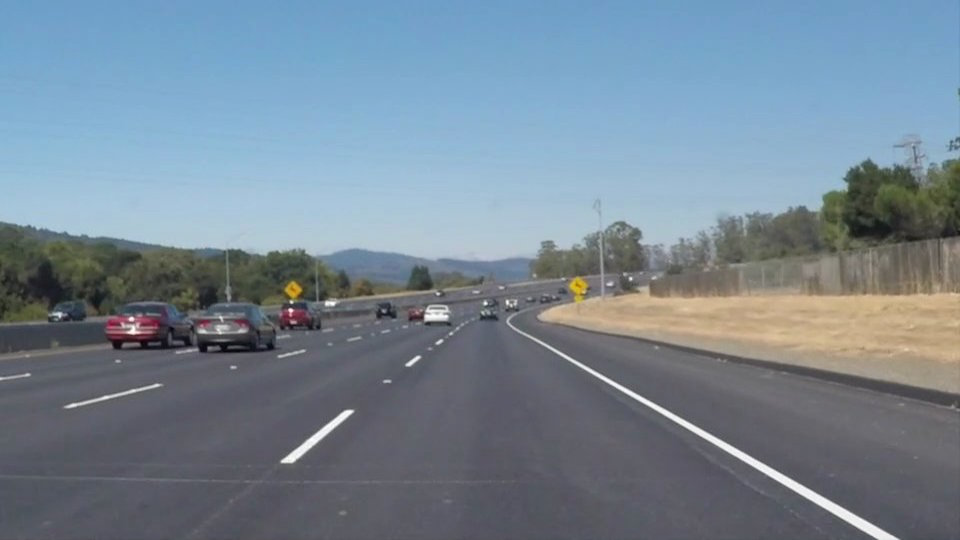
#> input picture OpenCV 09일차/실습/img/img19.png, 960 x 540 px
$ python opencv_64.py   (older library calls are emulated)
#> lines starting #> are read from the running program, lines starting #| are printed output that depends on the picture
import cv2
import pickle
import numpy as np

img_src = cv2.imread('img/img19.png', cv2.IMREAD_COLOR)
#> img_src is the input picture: shape (540, 960, 3); mean B, G, R 148.1, 134.5, 118.5

def undistort(img, cal_dir='output/output3/wide_dist_pickle.p'):
    # cv2.imwrite('camera_cal/test_cal.jpg', dst)
#> called with cal_dir = 'output/output3/wide_dist_pickle.p'
    with open(cal_dir, mode='rb') as f:
#> (reads OpenCV 09일차/실습/output/output3/wide_dist_pickle.p from the repository)
        file = pickle.load(f)
    mtx = file['mtx']
    dist = file['dist']
    dst = cv2.undistort(img, mtx, dist, None, mtx)

    return dst

# 왜곡 보정
img_undist = undistort(img_src)

img_gray = cv2.cvtColor(img_undist, cv2.COLOR_BGR2GRAY)
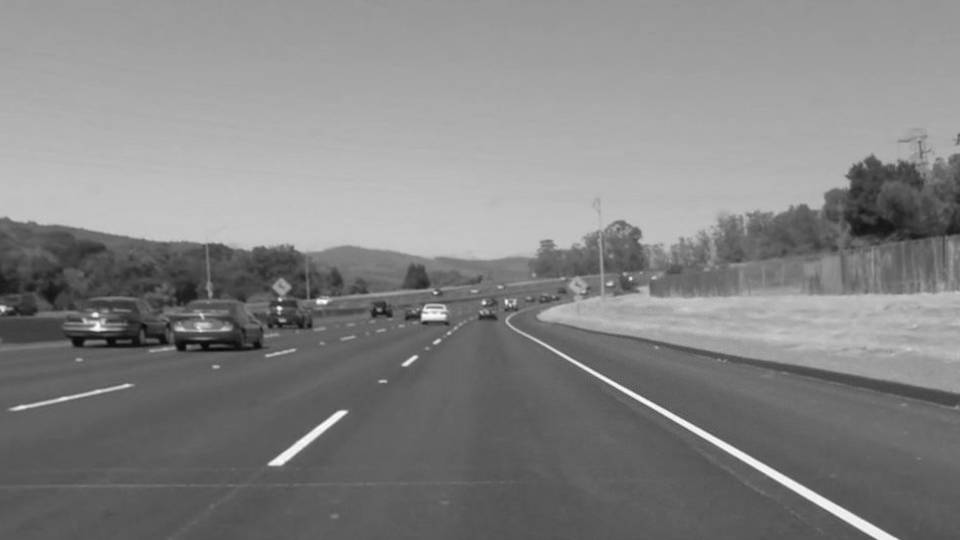
#> img_gray: shape (540, 960); min 6, max 253, mean 131.9
img_grays = cv2.cvtColor(img_gray, cv2.COLOR_GRAY2BGR)

# BGR -> HSL 변환
img_hls = cv2.cvtColor(img_undist, cv2.COLOR_BGR2HLS)
#> img_hls: shape (540, 960, 3); mean of channels 0, 1, 2 98, 134.1, 57.1

img_hls_h, img_hls_l, img_hls_s = cv2.split(img_hls)
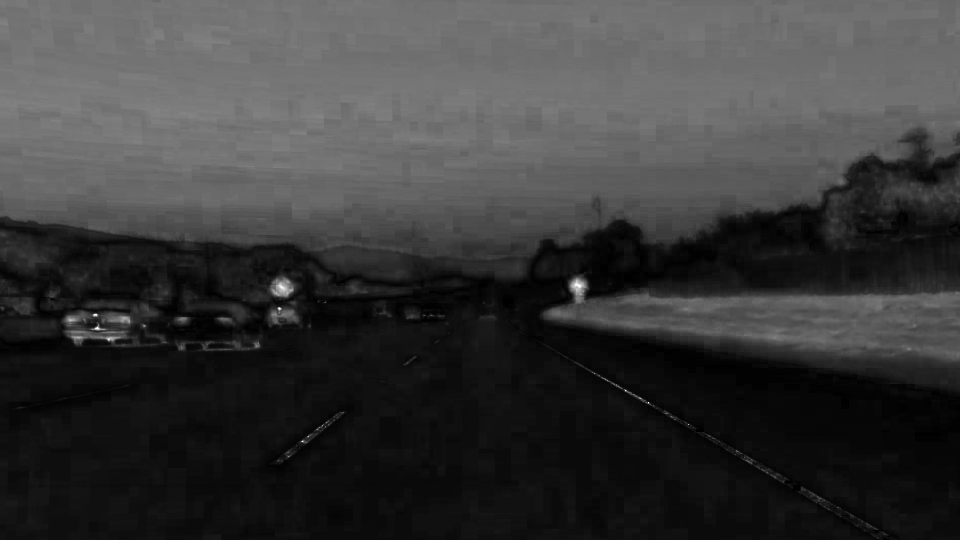
#> img_hls_s: shape (540, 960); min 0, max 255, mean 57.1
img_hls_hs = cv2.merge((img_hls_h, img_hls_h, img_hls_h))
#> img_hls_hs: shape (540, 960, 3); mean of channels 0, 1, 2 98, 98, 98
img_hls_ls = cv2.merge((img_hls_l, img_hls_l, img_hls_l))
#> img_hls_ls: shape (540, 960, 3); mean of channels 0, 1, 2 134.1, 134.1, 134.1
img_hls_ss = cv2.merge((img_hls_s, img_hls_s, img_hls_s))
#> img_hls_ss: shape (540, 960, 3); mean of channels 0, 1, 2 57.1, 57.1, 57.1

#  소벨 필터 적용
img_sobel_x = cv2.Sobel(img_hls_l, cv2.CV_64F, 1, 1)
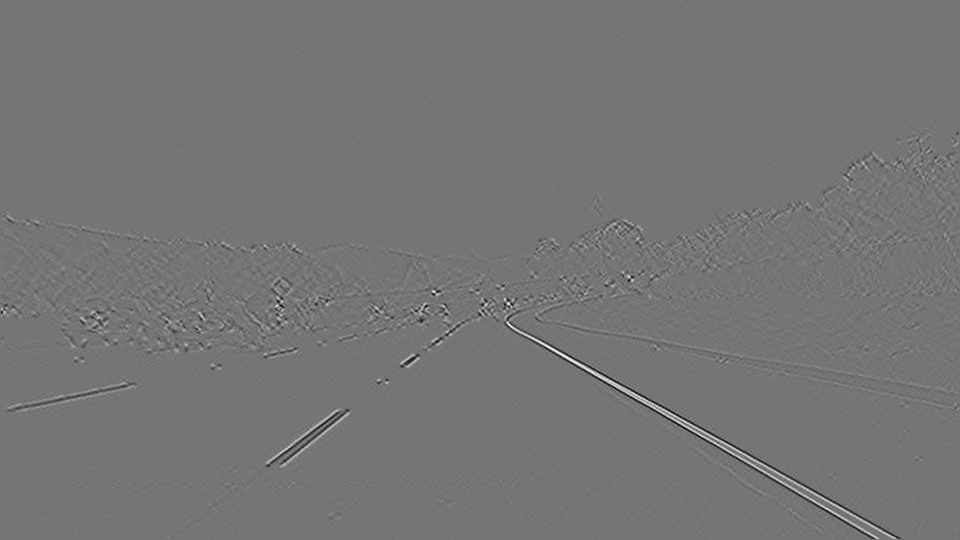
#> img_sobel_x: shape (540, 960) float64; min -94, max 110, mean 0; drawn with min black and max white
img_sobel_xs = cv2.merge((img_sobel_x, img_sobel_x, img_sobel_x))
#> img_sobel_xs: shape (540, 960, 3) float64; mean of channels 0, 1, 2 0, 0, 0

img_sobel_x_abs = abs(img_sobel_x)
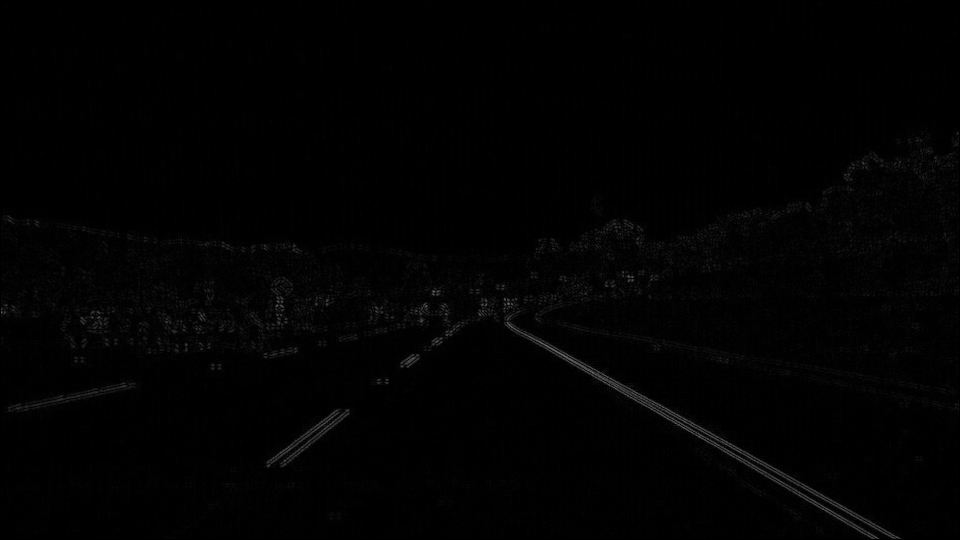
#> img_sobel_x_abs: shape (540, 960) float64; min 0, max 110, mean 2
img_sobel_x_abss = cv2.merge((img_sobel_x_abs, img_sobel_x_abs, img_sobel_x_abs))
#> img_sobel_x_abss: shape (540, 960, 3) float64; mean of channels 0, 1, 2 2, 2, 2

img_sobel_scaled = np.uint8(img_sobel_x_abs * 255 / np.max(img_sobel_x_abs))
img_sobel_scaleds = cv2.merge((img_sobel_scaled, img_sobel_scaled, img_sobel_scaled))
#> img_sobel_scaleds: shape (540, 960, 3); mean of channels 0, 1, 2 4.5, 4.5, 4.5

sx_threshold = (15, 255)
sx_binary = np.zeros_like(img_sobel_scaled)
sx_binary[(img_sobel_scaled >= sx_threshold[0]) & (img_sobel_scaled <= sx_threshold[1])] = 255
sx_binarys = cv2.merge((sx_binary, sx_binary, sx_binary))

s_threshold = (100, 255)
s_binary = np.zeros_like(img_hls_s)
s_binary[(img_hls_s >= s_threshold[0]) & (img_hls_s <= s_threshold[1])] = 255
s_binarys = cv2.merge((s_binary, s_binary, s_binary))

img_binary_added = cv2.addWeighted(sx_binary, 1.0, s_binary, 1.0, 0)
img_binary_addeds = cv2.merge((img_binary_added, img_binary_added, img_binary_added))

height, width = img_binary_added.shape[:2]

dst_size = (width, height)
src = np.float32([(0.43, 0.65), (0.58, 0.65),(0.1, 1), (1, 1)])
dst = np.float32([(0, 0), (1, 0), (0, 1), (1, 1)])
src = src * np.float32((width, height))
dst = dst * np.float32(dst_size)

M = cv2.getPerspectiveTransform(src, dst)
img_warp = cv2.warpPerspective(img_binary_added, M, dst_size)
img_warps = cv2.merge((img_warp, img_warp, img_warp))

cont = cv2.hconcat([img_src, img_undist, img_grays, img_hls])
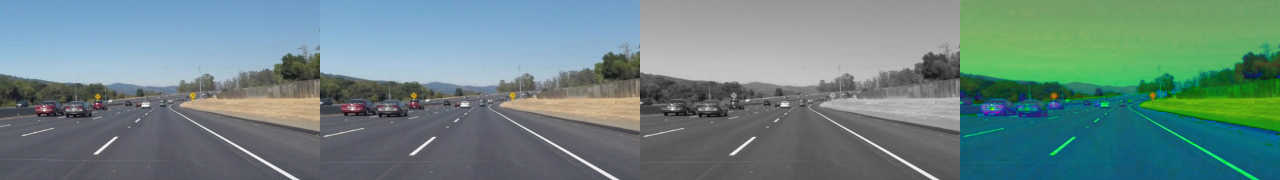
#> cont: shape (540, 3840, 3) (shown at 1/3 size); mean B, G, R 131.5, 133.9, 106.8
cont1 = cv2.hconcat([img_hls_hs, img_hls_ls, img_hls_ss, img_sobel_scaleds])
#> cont1: shape (540, 3840, 3); mean of channels 0, 1, 2 73.4, 73.4, 73.4
cont2 = cv2.hconcat([img_sobel_xs, img_sobel_x_abss])
#> cont2: shape (540, 1920, 3) float64; mean of channels 0, 1, 2 1, 1, 1
cont3 = cv2.hconcat([sx_binarys, s_binarys, img_binary_addeds, img_warps])
cont4 = cv2.vconcat([cont, cont1, cont3])

print(cont.shape, cont1.shape, cont2.shape, cont3.shape)
#| (540, 3840, 3) (540, 3840, 3) (540, 1920, 3) (540, 3840, 3)
print(cont.dtype, cont1.dtype, cont2.dtype, cont3.dtype)
#| uint8 uint8 float64 uint8

imgs = cv2.pyrDown(cont4)
imgss = cv2.pyrDown(imgs)
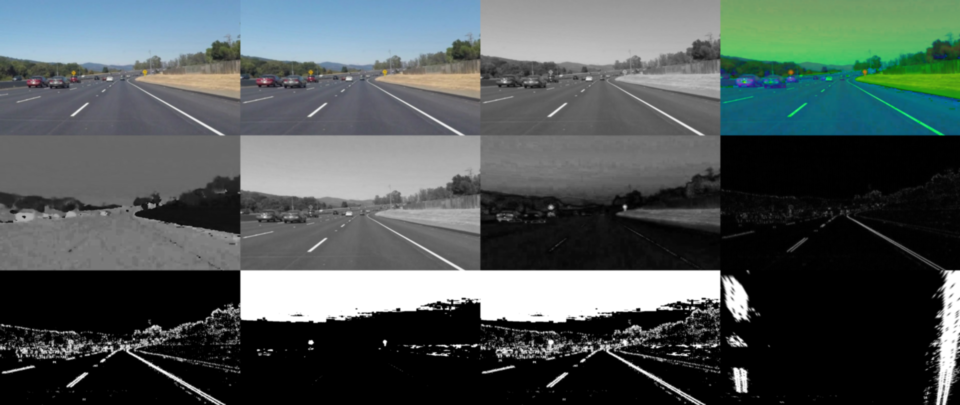
#> imgss: shape (405, 960, 3); mean B, G, R 87.4, 88.2, 79.1
cv2.imshow('imgs', imgss)

imgs1 = cv2.pyrDown(cont2)
#> imgs1: shape (270, 960, 3) float64; mean of channels 0, 1, 2 1, 1, 1
imgss1 = cv2.pyrDown(imgs1)
#> imgss1: shape (135, 480, 3) float64; mean of channels 0, 1, 2 1, 1, 1
cv2.imshow('imgss1', imgss1)
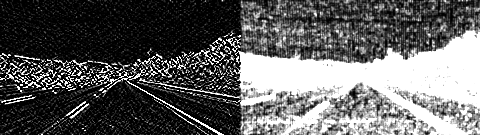
#> window 'imgss1': shape (135, 480, 3); min 0, max 255, mean 96.2

cv2.waitKey(0)
cv2.destroyAllWindows()
